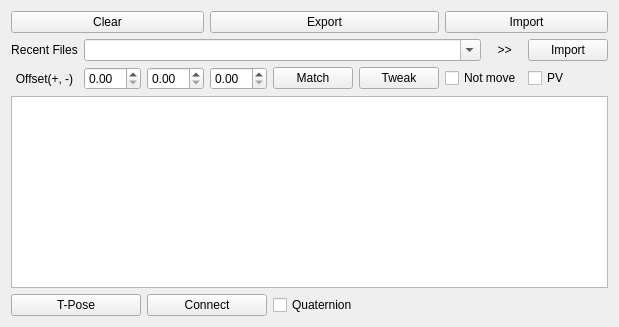
    <widget class="QWidget" name="mocap">
     <attribute name="title">
      <string>Mocap</string>
     </attribute>
     <layout class="QGridLayout" name="gridLayout_3">
      <item row="4" column="0" rowspan="2" colspan="9">
       <widget class="QTableView" name="defineTable_mocap"/>
      </item>
      <item row="2" column="8">
       <widget class="QPushButton" name="currentDefineTableImport_3">
        <property name="text">
         <string>Import</string>
        </property>
       </widget>
      </item>
      <item row="0" column="3" colspan="3">
       <widget class="QPushButton" name="defineTableExport_3">
        <property name="text">
         <string>Export</string>
        </property>
       </widget>
      </item>
      <item row="3" column="3">
       <widget class="QDoubleSpinBox" name="mocapOffset_z"/>
      </item>
      <item row="2" column="1" colspan="6">
       <widget class="QComboBox" name="mocapHistory">
        <property name="editable">
         <bool>true</bool>
        </property>
       </widget>
      </item>
      <item row="3" column="2">
       <widget class="QDoubleSpinBox" name="mocapOffset_y"/>
      </item>
      <item row="3" column="1">
       <widget class="QDoubleSpinBox" name="mocapOffset_x"/>
      </item>
      <item row="6" column="4" colspan="2">
       <widget class="QCheckBox" name="quaternion_check">
        <property name="text">
         <string>Quaternion</string>
        </property>
       </widget>
      </item>
      <item row="6" column="0" colspan="2">
       <widget class="QPushButton" name="mocapSetTpose">
        <property name="text">
         <string>T-Pose</string>
        </property>
       </widget>
      </item>
      <item row="2" column="0">
       <widget class="QLabel" name="label_10">
        <property name="text">
         <string>Recent Files</string>
        </property>
        <property name="alignment">
         <set>Qt::AlignCenter</set>
        </property>
       </widget>
      </item>
      <item row="2" column="7">
       <widget class="QLabel" name="label_21">
        <property name="text">
         <string>&gt;&gt;</string>
        </property>
        <property name="alignment">
         <set>Qt::AlignCenter</set>
        </property>
       </widget>
      </item>
      <item row="3" column="8">
       <widget class="QCheckBox" name="mocapDefinePoleVector">
        <property name="text">
         <string>PV</string>
        </property>
       </widget>
      </item>
      <item row="0" column="0" colspan="3">
       <widget class="QPushButton" name="defineTableClear_3">
        <property name="text">
         <string>Clear</string>
        </property>
       </widget>
      </item>
      <item row="3" column="0">
       <widget class="QLabel" name="label_7">
        <property name="text">
         <string>Offset(+, -)</string>
        </property>
        <property name="alignment">
         <set>Qt::AlignCenter</set>
        </property>
       </widget>
      </item>
      <item row="6" column="2" colspan="2">
       <widget class="QPushButton" name="mocapConnect">
        <property name="text">
         <string>Connect</string>
        </property>
       </widget>
      </item>
      <item row="0" column="6" colspan="3">
       <widget class="QPushButton" name="defineTableImport_3">
        <property name="text">
         <string>Import</string>
        </property>
       </widget>
      </item>
      <item row="3" column="4">
       <widget class="QPushButton" name="mocapMatch">
        <property name="text">
         <string>Match</string>
        </property>
        <property name="iconSize">
         <size>
          <width>10</width>
          <height>16</height>
         </size>
        </property>
       </widget>
      </item>
      <item row="3" column="5">
       <widget class="QPushButton" name="mocapMatch_tweak">
        <property name="sizePolicy">
         <sizepolicy hsizetype="Preferred" vsizetype="Fixed">
          <horstretch>0</horstretch>
          <verstretch>0</verstretch>
         </sizepolicy>
        </property>
        <property name="text">
         <string>Tweak</string>
        </property>
       </widget>
      </item>
      <item row="3" column="6" colspan="2">
       <widget class="QCheckBox" name="mocapDefineOnly">
        <property name="text">
         <string>Not move</string>
        </property>
       </widget>
      </item>
     </layout>
    </widget>
